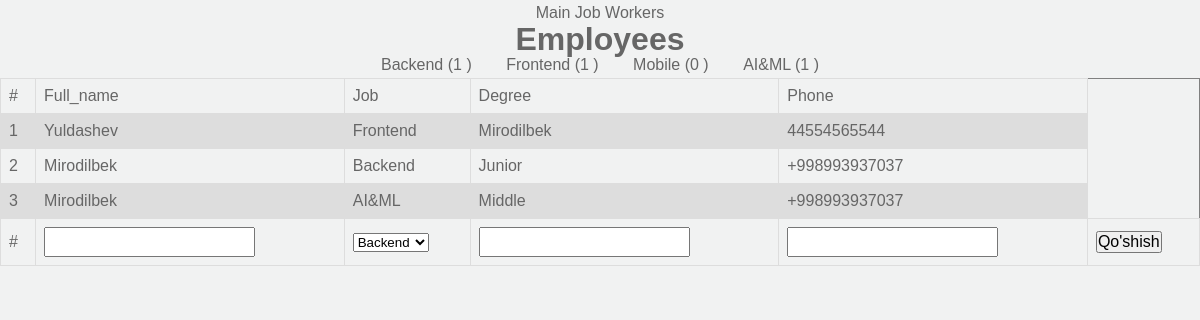
The page /employee/ on the database as committed earlier.
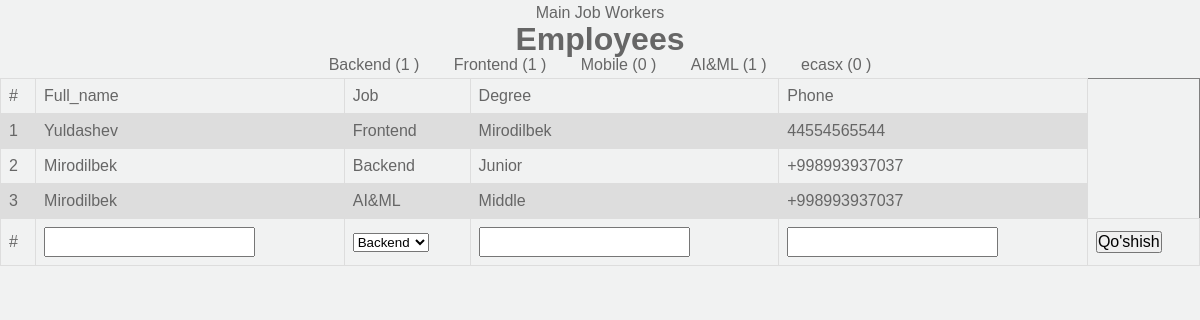
The same page on the database as committed later.
### main/models.py (models this page shows, shortened)
class Jobs(models.Model):
    name=models.CharField(max_length=100)

class Employee1(models.Model):
    STATUS=(
        ("Junior","Junior"),
        ("Middle","Middle"),
        ("Senior","Senior"),
        ("TeamLead","TeamLead"),
    )
    job=models.ForeignKey(Jobs,on_delete=models.CASCADE,null=True,blank=True, related_name="second_first")
    full_name = models.CharField(max_length=100)
    degree = models.CharField(choices = STATUS,max_length=100,default='Junior')
    phone= models.CharField(max_length=13)

### main/views.py (the view)
# urls.py: path('employee/',Employee),
def Employee(request):
    context={
        'employee':Employee1.objects.all(),
        'jobs':Jobs.objects.all(),
    }
    return render(request,'employee.html',context)

### template/employee.html (shortened to what this page needs)
{% load static %}
<html>
<link rel="stylesheet" href="{%static 'style.css'%}">
<center>
    <a href="/">Main</a>
    <a href="/job/">Job</a>
    <a href="/employee/">Workers</a>
    <h1>Employees</h1>
</center>
<center>
    {% for i in jobs %}
        <a href="/filter/?job={{i.id}}" style="margin:15px">{{ i.name }} ({{i.second_first.all.count}} )</a>
    {% endfor %}
</center>
<table border="1px solid coral" width='100%'>
    <tr>
        <td>#</td>
        <td>Full_name</td>
        <td>Job</td>
        <td>Degree</td>
        <td>Phone</td>
        </tr>
    {% for i in employee %}
    <tr>
        <td>{{forloop.counter}}</td>
        <td>{{i.full_name}}</td>
        <td>{{i.job.name}}</td>
        <td>{{i.degree}}</td>
        <td>{{i.phone}}</td>
    </tr>
    {% endfor %}
    <form action="/add-worker1/" method="post">
        <tr>
            <td>#</td>
            <td><input type="text" name="full_name"></td>
            <td>
                <select name="job" id="">
                    {% for i in jobs %}
                        <option value="{{ i.id }}">{{ i.name }}</option>
                    {% endfor %}
                </select>
            </td>
            <td><input type="text" name="degree"></td>
            <td><input type="text" name="phone"></td>
            <td><input type="submit" value="Qo'shish"></td>
        </tr>
    </form>
</table>
</html>

Rows that differ between the two databases and show on the page:
added Jobs: name "ecasx", second_first.all.count "0"
